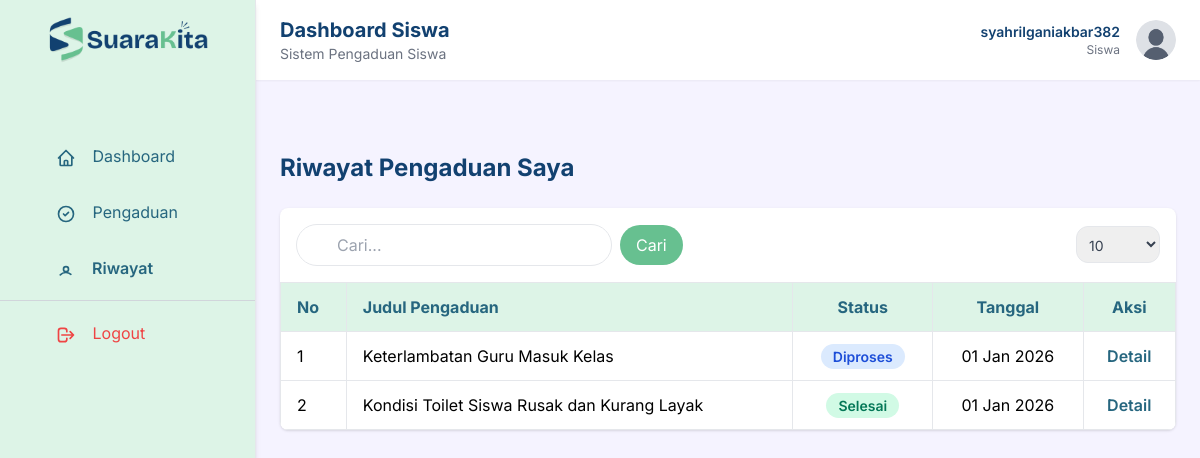
The page /siswa/riwayat_pengaduan.php (signed in) on the database its author committed.
### tables this page shows
CREATE TABLE `pengaduan` (
  `id` int(11) NOT NULL,
  `siswa_id` int(11) NOT NULL,
  `sekolah_id` int(11) NOT NULL,
  `judul` varchar(100) NOT NULL,
  `isi` text NOT NULL,
  `status` enum('dikirim','diproses','selesai') DEFAULT 'dikirim',
  `created_at` timestamp NOT NULL DEFAULT current_timestamp(),
  `updated_at` timestamp NULL DEFAULT NULL ON UPDATE current_timestamp()
);

### siswa/riwayat_pengaduan.php (the view, shortened to what this page needs)
<?php
include '../config.php';
?>
<!DOCTYPE html>
<html lang="id">
<head>
    <script src="https://cdn.tailwindcss.com"></script>
</head>
<body class="bg-violet-50">
<?php include 'partials/sidebar.php'; ?>
<main class="ml-64 min-h-screen bg-violet-50">
    <?php include 'partials/header.php'; ?>
    <div class="p-6 mt-20">
        <h2 class="text-2xl font-bold text-navy mb-6">
            Riwayat Pengaduan Saya
        </h2>
        <div class="bg-white rounded-lg shadow overflow-x-auto">
            <?php
            $keyword = isset($_GET['q']) ? trim($_GET['q']) : '';
            $perPageOptions = [10, 20, 50, 100];
            $perPage = isset($_GET['per_page']) && in_array((int)$_GET['per_page'], $perPageOptions) ? (int)$_GET['per_page'] : 10;
            ?>
            <form method="get" class="flex flex-wrap gap-2 items-baseline p-4">
            <input type="text" name="q" value="<?= htmlspecialchars($keyword) ?>" placeholder="Cari..."
                class="border rounded-full px-10 py-2 focus:outline-none focus:ring-2 focus:ring-mint" />
            <button type="submit" class="bg-green text-white px-4 py-2 rounded-full hover:bg-teal">Cari</button>
            <label class="ml-auto flex items-end gap-2 text-sm text-gray-700">
                <select name="per_page" onchange="this.form.submit()" class="border rounded-xl px-2 py-2">
                    <?php foreach ($perPageOptions as $opt): ?>
                        <option value="<?= $opt ?>" <?= $perPage == $opt ? 'selected' : '' ?>><?= $opt ?></option>
                    <?php endforeach; ?>
                </select>
            </label>
            </form>
            <table class="w-full border-collapse">
                <thead class="bg-mint text-teal">
                    <tr>
                        <th class="px-4 py-3 border text-left">No</th>
                        <th class="px-4 py-3 border text-left">Judul Pengaduan</th>
                        <th class="px-4 py-3 border text-center">Status</th>
                        <th class="px-4 py-3 border text-center">Tanggal</th>
                        <th class="px-4 py-3 border text-center">Aksi</th>
                    </tr>
                </thead>
                <tbody>
                    <?php
                    $siswa_id = $_SESSION['siswa_id'];
                    $pengaduan = mysqli_query($config, "
                        SELECT *
                        FROM pengaduan
                        WHERE siswa_id = '$siswa_id'
                        ORDER BY created_at DESC
                    ");
                    if (mysqli_num_rows($pengaduan) > 0) :
                        $no = 1;
                        while ($p = mysqli_fetch_assoc($pengaduan)) : ?>
                    <tr class="border-b hover:bg-gray-50">
                        <td class="px-4 py-3 border"><?= $no++; ?></td>
                        <td class="px-4 py-3 border"><?= htmlspecialchars($p['judul']); ?></td>
                        <td class="px-4 py-3 border text-center">
                            <span class="px-3 py-1 rounded-full text-sm font-semibold
                                <?php
                                    if ($p['status'] == 'dikirim') echo 'bg-yellow-100 text-yellow-700';
                                    elseif ($p['status'] == 'diproses') echo 'bg-blue-100 text-blue-700';
                                    elseif ($p['status'] == 'selesai') echo 'bg-emerald-100 text-emerald-700';
                                    else echo 'bg-green-100 text-green-700';
                                ?>">
                                <?= ucfirst($p['status']); ?>
                            </span>
                        </td>
                        <td class="px-4 py-3 border text-center">
                            <?= date('d M Y', strtotime($p['created_at'])); ?>
                        </td>
                        <td class="px-4 py-3 border text-center">
                            <a href="detail_pengaduan.php?id=<?= $p['id']; ?>"
                               class="text-teal font-semibold hover:underline">
                               Detail
                            </a>
                        </td>
                    </tr>
                    <?php endwhile; ?>
            <?php endif; ?>
        </div>
    </div>
</main>
</body>
</html>

### siswa/riwayat_pengaduan.php (style rules this page uses)
html, body { font-family: 'Inter', ui-sans-serif, system-ui, -apple-system, BlinkMacSystemFont, "Segoe UI", Roboto, "Helvetica Neue", Arial, "Noto Sans", sans-serif; }

### rows shown on the page
pengaduan: judul "Keterlambatan Guru Masuk Kelas", status "Diproses", created_at "01 Jan 2026"
pengaduan: judul "Kondisi Toilet Siswa Rusak dan Kurang Layak", status "Selesai", created_at "01 Jan 2026"

### other values the page prints
$_SESSION['siswa_username'] "syahrilganiakbar382"
$siswaUsername "syahrilganiakbar382"
form field per_page "10"
